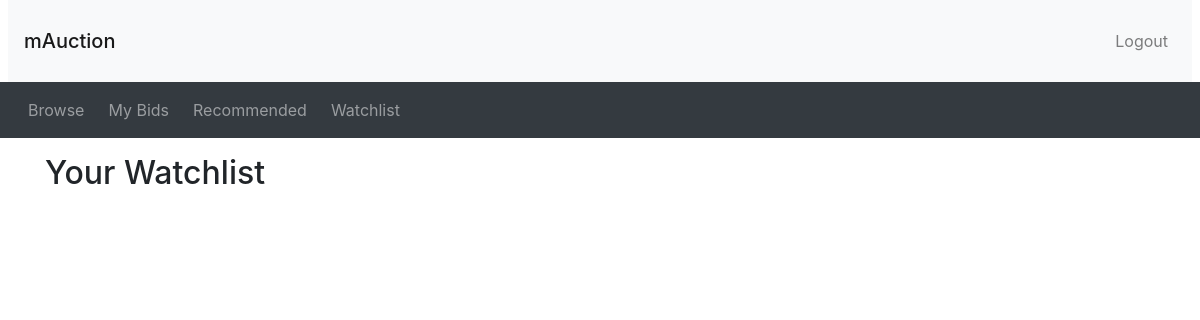
/watchlist.php (signed in), run on an earlier commit of the app's database.
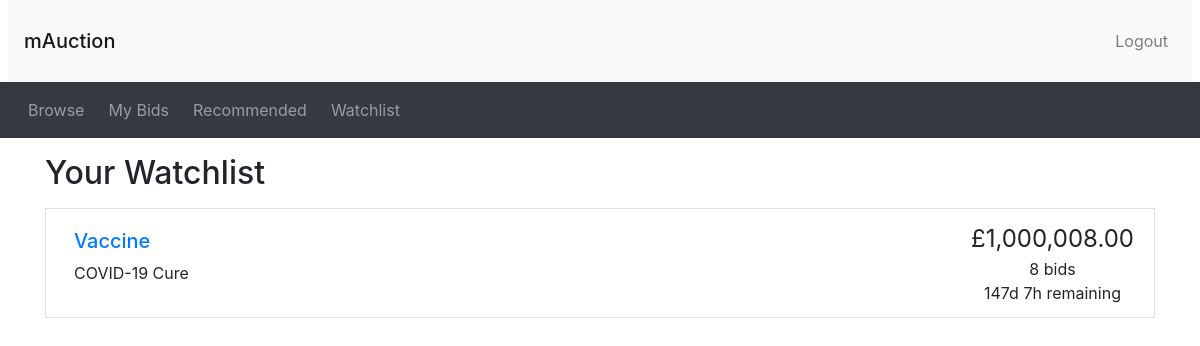
And on a later commit of the database.
### tables this page shows
CREATE TABLE watchlist (
watchID INT NOT NULL AUTO_INCREMENT,
userName VARCHAR(45) NOT NULL,
saleItemID INT NOT NULL,
PRIMARY KEY (watchID));

CREATE TABLE auction (
saleItemID INT NOT NULL AUTO_INCREMENT,
photo LONGBLOB NULL,
itemName VARCHAR(200) NOT NULL,
userName VARCHAR(45) NOT NULL, 
category VARCHAR(100) NOT NULL,
startPrice DECIMAL NOT NULL,
description VARCHAR(300) NOT NULL, 
reservePrice DECIMAL NULL, 
endDate DATETIME NOT NULL, 
delivery VARCHAR(20) NOT NULL, 
itemCondition VARCHAR(30) NOT NULL, 
PRIMARY KEY (saleItemID));

### utilities.php (the view, shortened to what this page needs)
<?php
function display_time_remaining($interval)
{
  if ($interval->days == 0 && $interval->h == 0) {
    $time_remaining = $interval->format('%im %Ss');
  } else if ($interval->days == 0) {
    $time_remaining = $interval->format('%hh %im');
  } else {
    $time_remaining = $interval->format('%ad %hh');
  }
  return $time_remaining;
}
function print_listing_li($item_id, $title, $desc, $price, $num_bids, $endDate)
{
  if (strlen($desc) > 250) {
    $desc_shortened = substr($desc, 0, 250) . '...';
  } else {
    $desc_shortened = $desc;
  }
  if ($num_bids == 1) {
    $bid = ' bid';
  } else {
    $bid = ' bids';
  }
  $end_time = new DateTime($endDate);
  $now = new DateTime("now");
  if ($now > $end_time) {
    $time_remaining = 'This auction has ended';
  } else {
    $time_to_end = date_diff($now, $end_time);
    $time_remaining = display_time_remaining($time_to_end) . ' remaining';
  }
  echo ('
    <li class="list-group-item d-flex justify-content-between">
    <div class="p-2 mr-5"><h5><a href="listing.php?item_id=' . $item_id . '">' . $title . '</a></h5>' . $desc_shortened . '</div>
    <div class="text-center text-nowrap"><span style="font-size: 1.5em">£' . number_format($price, 2) . '</span><br/>' . $num_bids . $bid . '<br/>' . $time_remaining . '</div>
  </li>');
}
?>

### header.php (shortened to what this page needs)
<!doctype html>
<html lang="en">
<head>
  <link rel="stylesheet" href="css/bootstrap.min.css">
  <link rel="stylesheet" href="https://cdnjs.cloudflare.com/ajax/libs/font-awesome/4.7.0/css/font-awesome.min.css">
  <link rel="stylesheet" href="css/custom.css">
</head>
<body>
<nav class="navbar navbar-expand-lg navbar-light bg-light mx-2">
  <h3 class="my-3"><a class="navbar-brand" href="browse.php">mAuction</a></h3>
  <ul class="navbar-nav ml-auto">
    <li class="nav-item">
<?php
if (isset($_SESSION['logged_in']) && $_SESSION['logged_in'] == true) {
    echo '<a class="nav-link" href="logout.php">Logout</a>';
}
else {
  echo '<button type="button" class="btn nav-link" data-toggle="modal" data-target="#loginModal">Login</button>';
}
?>
    </li>
  </ul>
</nav>
<nav class="navbar navbar-expand-lg navbar-dark bg-dark">
  <ul class="navbar-nav align-middle">
	<li class="nav-item mx-1">
      <a class="nav-link" href="browse.php">Browse</a>
    </li>
<?php
if (isset($_SESSION['account_type']) && $_SESSION['account_type'] == 'buyer') {
  echo('
	<li class="nav-item mx-1">
      <a class="nav-link" href="mybids.php">My Bids</a>
    </li>
	<li class="nav-item mx-1">
      <a class="nav-link" href="recommendations.php">Recommended</a>
    </li>
    <li class="nav-item mx-1">
      <a class="nav-link" href="watchlist.php">Watchlist</a>
    </li>');
  }
?>
  </ul>
</nav>

### watchlist.php (shortened to what this page needs)
<?php
include 'connection.php';
?>
<?php include_once("header.php") ?>
<?php require("utilities.php") ?>
<div class="container">
    <h2 class="my-3">Your Watchlist</h2>
    <?php
    $userName = 'erinuclkwon';
    $bidQuery = "SELECT auction.*, MAX(bidAmount) as maxBid, COUNT(bidID) as countBid FROM auction, bid WHERE auction.saleItemID = bid.saleItemID GROUP BY auction.saleItemID ORDER BY itemName ASC";
    $bidResult = mysqli_query($connection, $bidQuery) or die('Error making select users query' . mysqli_error());
    $arr = array();
    while ($bidRow = mysqli_fetch_assoc($bidResult)) {
        $arr . array_push($arr, $bidRow);
    }
    $query = "SELECT * FROM watchlist WHERE userName = '$userName'";
    $result = mysqli_query($connection, $query) or die('Error making select users query' . mysqli_error());
    while ($row = mysqli_fetch_assoc($result)) {
        $saleItemID = $row['saleItemID'];
        for ($y = 0; $y <= count($arr) - 1; $y++) {
            if ($saleItemID == $arr[$y]['saleItemID']) {
                $current_price = $arr[$y]['maxBid'];
                $num_bids = $arr[$y]['countBid'];
                $title = $arr[$y]['itemName'];
                $description = $arr[$y]['description'];
                $end_date = $arr[$y]['endDate'];
            }
        }
        print_listing_li($saleItemID, $title, $description, $current_price, $num_bids, $end_date);
    }
    ?>

What changed in the data, as far as the page shows it:
now on this page (row edited): watchlist: saleItemID.itemName "Vaccine", saleItemID.description "COVID-19 Cure", price "1,000,008.00", num_bids "8", bid "bids", saleItemID.endDate "147d 7h remaining"
